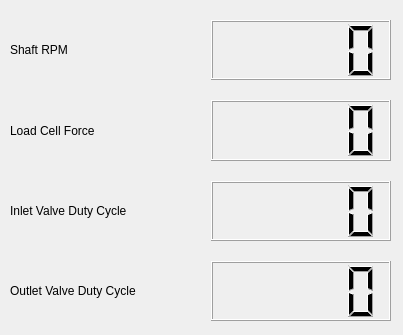
<?xml version="1.0" encoding="UTF-8"?>
<ui version="4.0">
 <class>MainWindow</class>
 <widget class="QMainWindow" name="MainWindow">
  <property name="geometry">
   <rect>
    <x>0</x>
    <y>0</y>
    <width>403</width>
    <height>335</height>
   </rect>
  </property>
  <property name="windowTitle">
   <string>MainWindow</string>
  </property>
  <widget class="QWidget" name="centralwidget">
   <widget class="QWidget" name="gridLayoutWidget">
    <property name="geometry">
     <rect>
      <x>0</x>
      <y>10</y>
      <width>401</width>
      <height>321</height>
     </rect>
    </property>
    <layout class="QGridLayout" name="gridLayout">
     <property name="leftMargin">
      <number>10</number>
     </property>
     <property name="topMargin">
      <number>10</number>
     </property>
     <property name="rightMargin">
      <number>10</number>
     </property>
     <property name="bottomMargin">
      <number>10</number>
     </property>
     <property name="spacing">
      <number>20</number>
     </property>
     <item row="1" column="0">
      <widget class="QLabel" name="lblForce">
       <property name="text">
        <string>Load Cell Force</string>
       </property>
      </widget>
     </item>
     <item row="2" column="0">
      <widget class="QLabel" name="lblInletDuty">
       <property name="text">
        <string>Inlet Valve Duty Cycle</string>
       </property>
      </widget>
     </item>
     <item row="3" column="0">
      <widget class="QLabel" name="lblOutletDuty">
       <property name="text">
        <string>Outlet Valve Duty Cycle</string>
       </property>
      </widget>
     </item>
     <item row="0" column="0">
      <widget class="QLabel" name="lblRpm">
       <property name="text">
        <string>Shaft RPM</string>
       </property>
      </widget>
     </item>
     <item row="1" column="1">
      <widget class="QLCDNumber" name="lcdForce"/>
     </item>
     <item row="2" column="1">
      <widget class="QLCDNumber" name="lcdInletDuty"/>
     </item>
     <item row="3" column="1">
      <widget class="QLCDNumber" name="lcdOutletDuty"/>
     </item>
     <item row="0" column="1">
      <widget class="QLCDNumber" name="lcdRpm"/>
     </item>
    </layout>
   </widget>
  </widget>
  <action name="actionCalibration">
   <property name="text">
    <string>Calibration</string>
   </property>
  </action>
  <action name="actionSteady_State">
   <property name="text">
    <string>Steady State</string>
   </property>
  </action>
  <action name="actionRamping">
   <property name="text">
    <string>Ramping</string>
   </property>
  </action>
  <action name="actionRoad_Simulation">
   <property name="text">
    <string>Road Simulation</string>
   </property>
  </action>
  <action name="actionSerial_Port">
   <property name="text">
    <string>Serial Port</string>
   </property>
  </action>
 </widget>
 <resources/>
 <connections/>
</ui>
